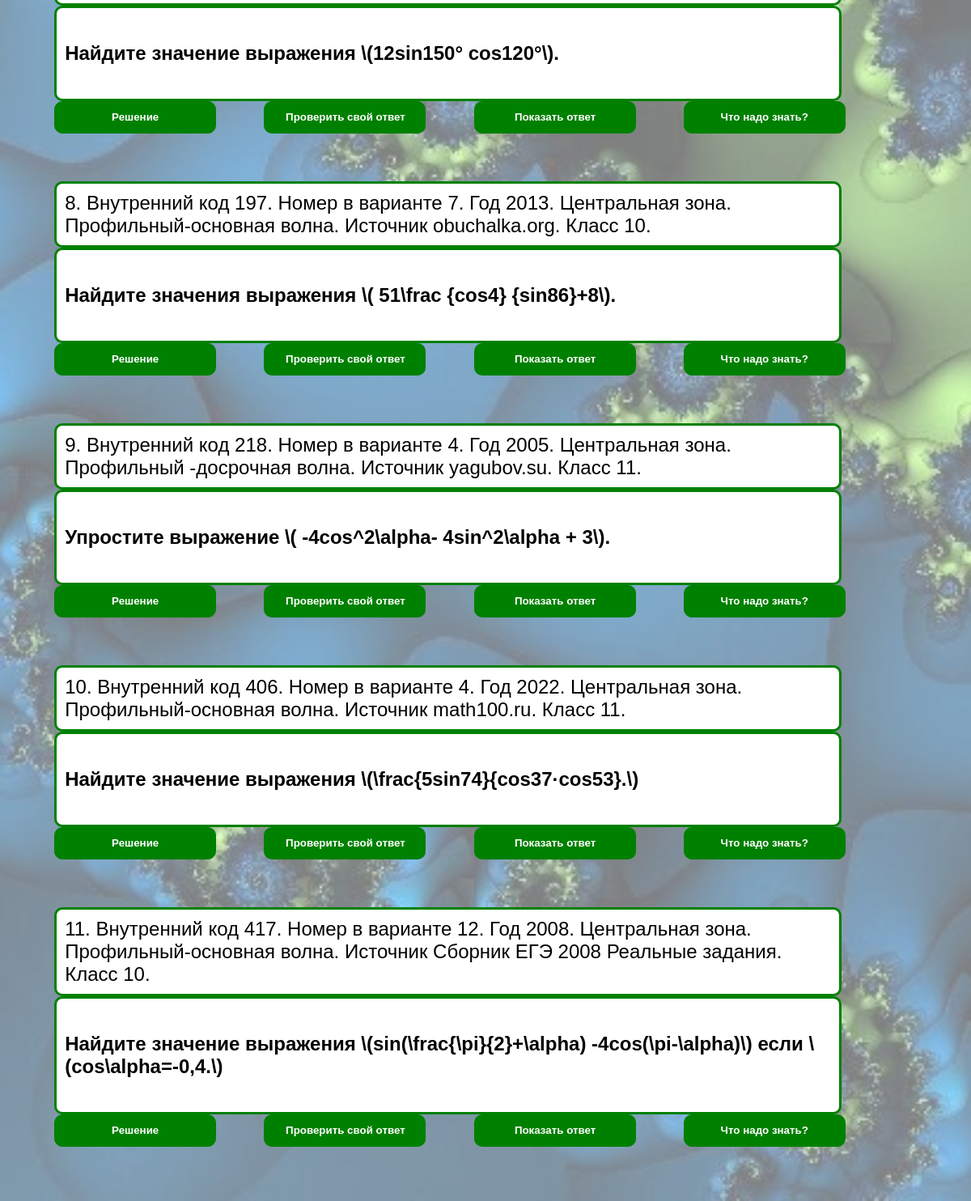
The page /probls/25/?school_class=11 (lower part) on the database as committed earlier.
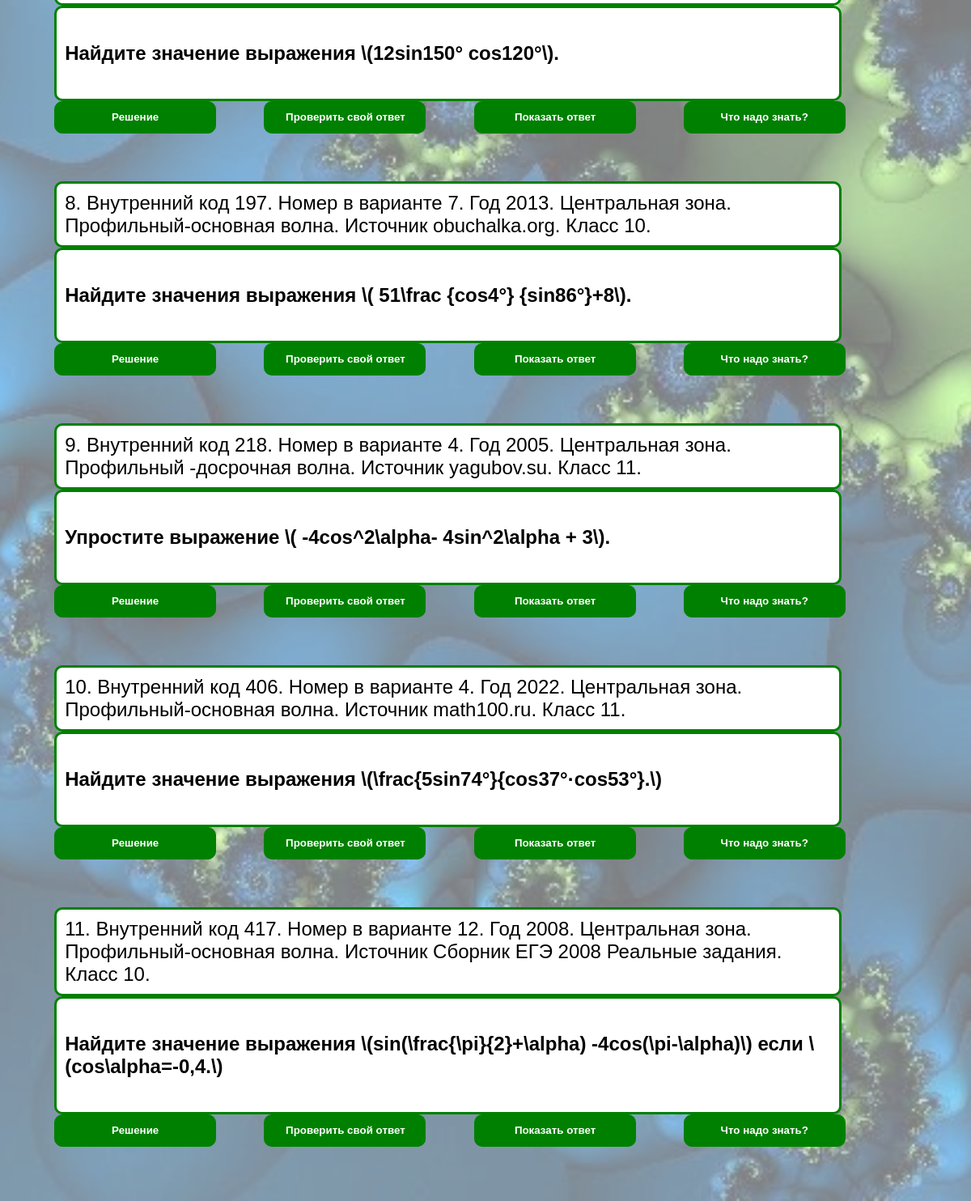
The same page on the database as committed later.
### main/models.py (models this page shows, shortened)
class Probl(models.Model):
    condition_txt = models.TextField(blank=True, null=True, default='')
    solution_txt = models.TextField(blank=True, null=True, default='')
    hint_txt = models.CharField(max_length=1000, blank=True, null=True, default='')
    complexity = models.IntegerField(blank=True, null=True, default=0)
    topic = models.ForeignKey('topic', on_delete=models.PROTECT, default='')
    result = models.CharField(max_length=200, blank=True, null=True, default='')
    result_full = models.CharField(max_length=200, blank=True, null=True, default='')
    ege = models.IntegerField(blank=True, null=True, default=0)
    place_ege = models.CharField(max_length=100, blank=True, null=True, default='')
    tip_ege = models.IntegerField(blank=True, null=True, default=0)
    gkey = models.CharField(max_length=20, blank=True, null=True, default='')
    number_task = models.IntegerField(blank=True, null=True, default=0)
    variant = models.IntegerField(blank=True, null=True, default=0)
    source = models.CharField(max_length=100, blank=True, null=True, default='')
    name_potok = models.CharField(max_length=50, blank=True, null=True, default='')
    date = models.DateTimeField(blank=True, null=True)
    school_class = models.IntegerField(blank=True, null=True, default=0)
    nopor = models.IntegerField(blank=True, null=True, default=0)
    class Meta:
        verbose_name = 'probl'
        verbose_name_plural = 'probls'

### main/views.py (the view)
# urls.py: path('probls/<int:pkkk>/', views.probls, name='probls'),
def probls(request, pkkk):
    tp = Topic.objects.get(pk=pkkk)
    pkk = pkkk
    mm = 11
    bimgs = Bimg.objects.filter()
    pr = Probl.objects.filter(topic=pkk, school_class__lte=mm, number_task__gt=0).order_by("complexity")
    sm = Smailic.objects.get(pk=1)
    for p in pr:
        p.ege = p.gkey[0:4]
        p.place_ege = name_zone(zone(p.gkey))
        p.name_potok = name_potok(potok(p.gkey))
    context = {
        'tp': tp,
        'sm': sm,
        'bimgs': bimgs,
        'probls': pr
    }
    return render(request, 'main/probls.html', context=context)

### main/views.py (called while the page is built)
def zone(gkey):
    if gkey[6] == '_':
        u = gkey[5]
    else:
        u = gkey[5:7]
    return u

def potok(gkey):
    if gkey[6] == '_':
        u = gkey[7]
    else:
        u = gkey[8]
    return u

def name_potok(potokk):
    if potokk == '1':
        np = 'Профильный-основная волна'
    elif potokk == '2':
        np = 'Профильный -досрочная волна'
    elif potokk == '3':
        np = 'Профильный-резервный день основной волны'
    elif potokk == '4':
        np = 'Профильный-резервный день досрочной волны'
    elif potokk == '5':
        np = 'Базовый-основная волна'
    elif potokk == '6':
        np = 'Базовый -досрочная волна'
    elif potokk == '7':
        np = 'Базовый -резервный день основной волны'
    elif potokk == '8':
        np = 'Базовый-резервный день досрочной волны'
    else:
        np = '???'
    return np

def name_zone(zonne):
    if zonne == '1':
        nz = 'Калининградская область'
    elif zonne == '2':
        nz = 'Центральная зона'
    elif zonne == '3':
        nz = 'Урал'
    elif zonne == '5':
        nz = 'Сибирь'
    elif zonne == '9':
        nz = 'Дальный Восток'
    else:
        nz = '???'
    return nz

### main/templates/main/probls.html (shortened to what this page needs)
{% load static %}
<!doctype html>
<html lang="en">
<head>
</head>
<body>
{% autoescape off %}
<p>
<p>
{% for b in bimgs %}
 {% for p in probls %}
<div class="px_l">
    <a>{{forloop.counter}}.</a>
    <a>Внутренний код {{p.pk}}.</a>
    <a>Номер в варианте {{p.number_task}}.</a>
    <a>Год {{p.ege}}.</a>
    <a>{{p.place_ege}}.</a>
    <a>{{p.name_potok}}.</a>
    <a>Источник {{p.source}}.</a>
    <a>Класс {{p.school_class}}.</a>
</div>
<div class="px_l">
    {%if p.condition_txt%}
      <h4 align="left"> {{p.condition_txt }} </h4>
    {%endif%}
</div>
    <div class="btn-group">
        <form action="{%url 'task' p.pk %}" >
          <button style="height:40px;width:200px;border-radius:10px">Решение</button>
        </form>
        {%if p.result%}
          <button style="height:40px;width:200px;border-radius:10px" onclick="showModalWinv({{forloop.counter}} , '{{p.result}}')">Проверить свой ответ</button>
        {%endif%}
        {%if p.result_full%}
          <button style="height:40px;width:200px;border-radius:10px" onclick="showModalWin({{forloop.counter}})">Показать ответ</button>
        {%else%}
         {%if p.result%}
           <button style="height:40px;width:200px;border-radius:10px" onclick="showModalWin({{forloop.counter}})" >Показать ответ</button>
         {%endif%}
        {%endif%}
         {%if p.hint_txt%}
          <form action="{%url 'theme' p.pk %}" >
              <button style="height:40px;width:200px;border-radius:10px" >Что надо знать?</button>
          </form>
        {%endif%}
        </div>
  {%endfor%}
{%endfor%}
{% endautoescape %}
</body>
</html>

Rows that differ between the two databases and show on the page:
changed Probl "obuchalka.org": condition_txt "Найдите значения выражения \\( 51\\frac {cos4} {sin86}+8\\)." → "Найдите значения выражения \\( 51\\frac {cos4°} {sin86°}+8\\)."
changed Probl "math100.ru": condition_txt "Найдите значение выражения \\(\\frac{5sin74}{cos37·cos53}.\\)" → "Найдите значение выражения \\(\\frac{5sin74°}{cos37°·cos53°}.\\)"
